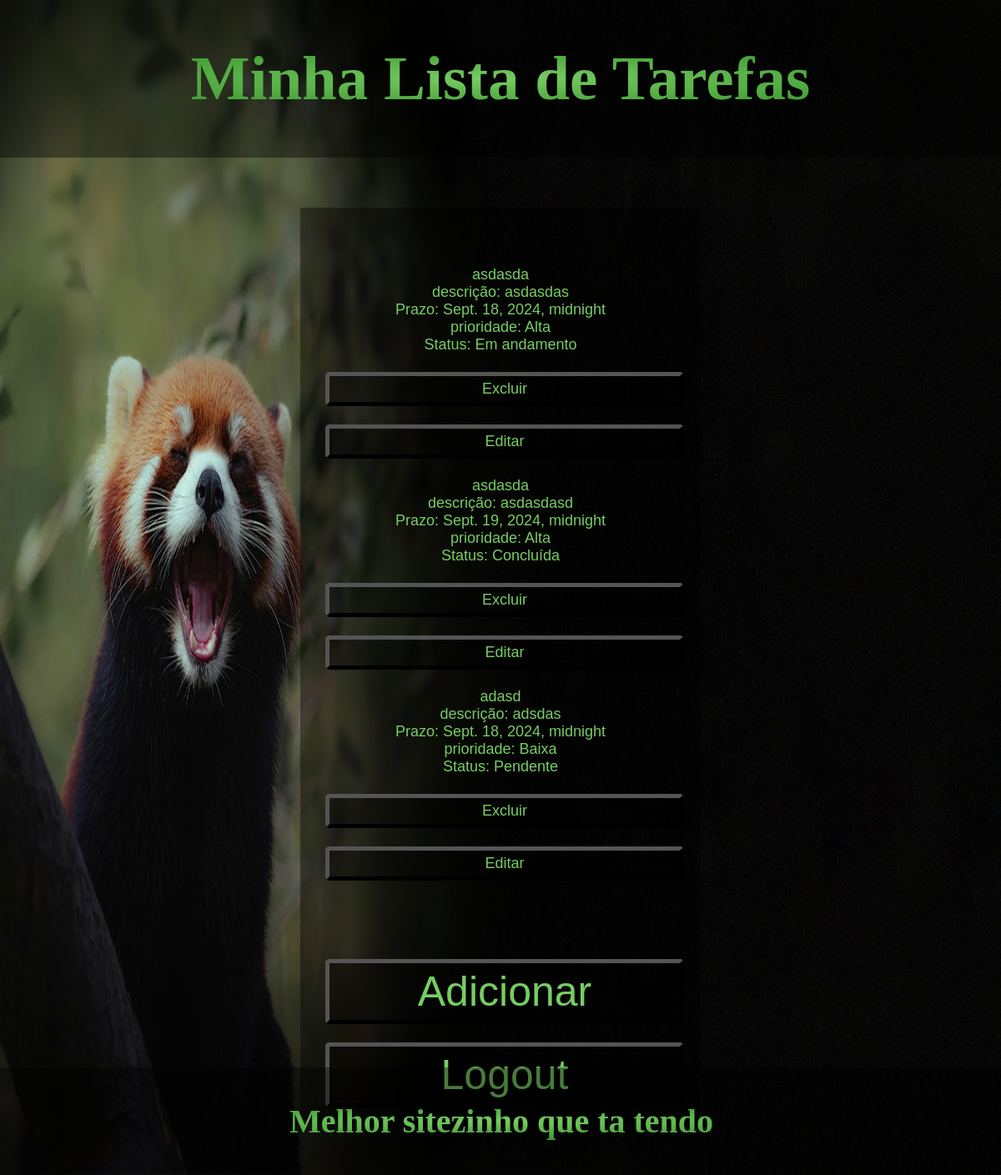
/ (signed in), run on an earlier commit of the app's database.
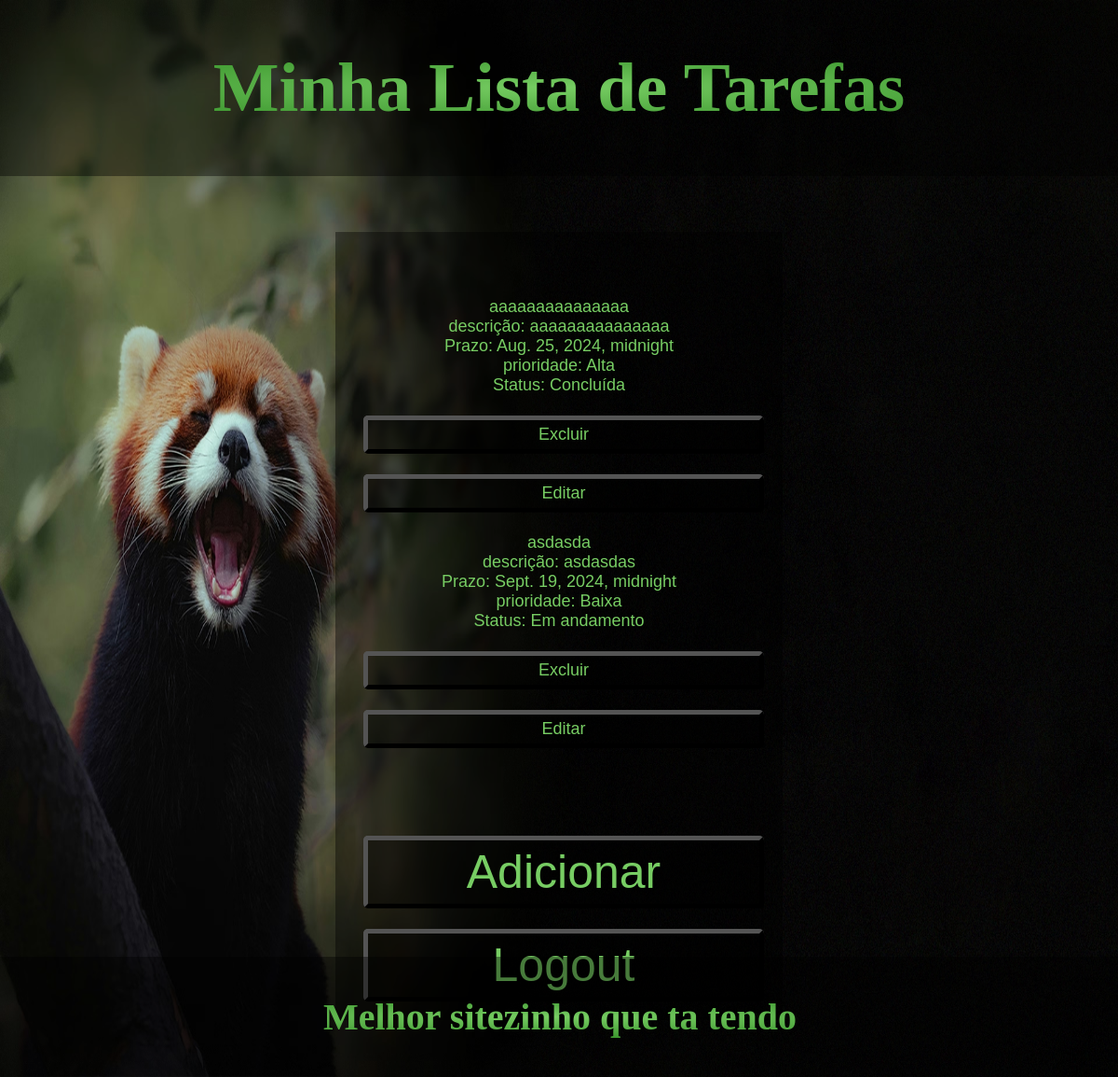
And on a later commit of the database.
### app/models.py (models this page shows)
class Tasks(models.Model):
    id_task = models.AutoField(primary_key=True) #chave primária
    title_task = models.CharField(max_length=200) #título da tarefa
    description_task = models.TextField() #descrição da tarefa
    complete_task = models.CharField(max_length=10, choices=[('1', 'Pendente'), ('2', 'Em andamento'), ('3', 'Concluída')], default='1') #tarefa completada
    prazo_task = models.DateTimeField()  #prazo da tarefa
    priority_task = models.CharField(max_length=10, choices=[('3', 'Alta'), ('2', 'Média'), ('1', 'Baixa')], default='1') #prioridade da tarefa
    user = models.ForeignKey(User, on_delete=models.CASCADE) #usuário que criou a tarefa

### app/views.py (the view)
# urls.py: 2. Add a URL to urlpatterns:  path('', views.home, name='home')
@login_required
def home(request):
    status_filter = request.GET.get('status')
    user_filter = request.GET.get('user')
    if request.user.is_superuser:
        tasks = Tasks.objects.all()
        users = User.objects.all()
        if user_filter:
            tasks = tasks.filter(user_id=user_filter)
    else:
        tasks = Tasks.objects.filter(user=request.user)
    if status_filter:
        tasks = tasks.filter(complete_task=status_filter)
    tasks = tasks.order_by('-priority_task', 'prazo_task')
    context = {
        'tasks': tasks,
    }
    if request.user.is_superuser:
        context['users'] = users
    return render(request, 'home.html', context)

### app/templates/home.html (shortened to what this page needs)
{% load static %}
<!DOCTYPE html>
<html>
<head>
    <link rel="stylesheet" href="{% static 'css/home.css' %}">
</head>
<body>
    <header class="header"><h1>Minha Lista de Tarefas</h1></header>
    <main class="main">
        <div class="container">
            <ul>
                {% for task in tasks %}
                    <li>
                        {{ task.title_task }}<br>
                        descrição: {{ task.description_task }}<br>
                        Prazo: {{ task.prazo_task }}<br>
                        prioridade: {{ task.get_priority_task_display }}<br>
                        Status: {{task.get_complete_task_display}}<br>
                        <a href="{% url 'delete_task' task.id_task %}" class="button">Excluir</a>
                        <a href="{% url 'edit_task' task.id_task %}" class="button">Editar</a>
                    </li>
                {% endfor %}
            </ul>
            <a href="{% url 'add' %}" class="button">Adicionar</a>
            <a href="{% url 'logout' %}" class="button">Logout</a>
        </div>
    </main>
    <footer class="footer">
        <h3>Melhor sitezinho que ta tendo</h3>
    </footer>
</body>
</html>

What changed in the data, as far as the page shows it:
removed Tasks: title_task "asdasda", description_task "asdasdas", prazo_task "Sept. 18, 2024, midnight", priority_task "Alta", complete_task "Em andamento"
removed Tasks: title_task "asdasda", description_task "asdasdasd", prazo_task "Sept. 19, 2024, midnight", priority_task "Alta", complete_task "Concluída"
removed Tasks: title_task "adasd", description_task "adsdas", prazo_task "Sept. 18, 2024, midnight", priority_task "Baixa", complete_task "Pendente"
added Tasks: title_task "aaaaaaaaaaaaaaa", description_task "aaaaaaaaaaaaaaa", prazo_task "Aug. 25, 2024, midnight", priority_task "Alta", complete_task "Concluída"
added Tasks: title_task "asdasda", description_task "asdasdas", prazo_task "Sept. 19, 2024, midnight", priority_task "Baixa", complete_task "Em andamento"
